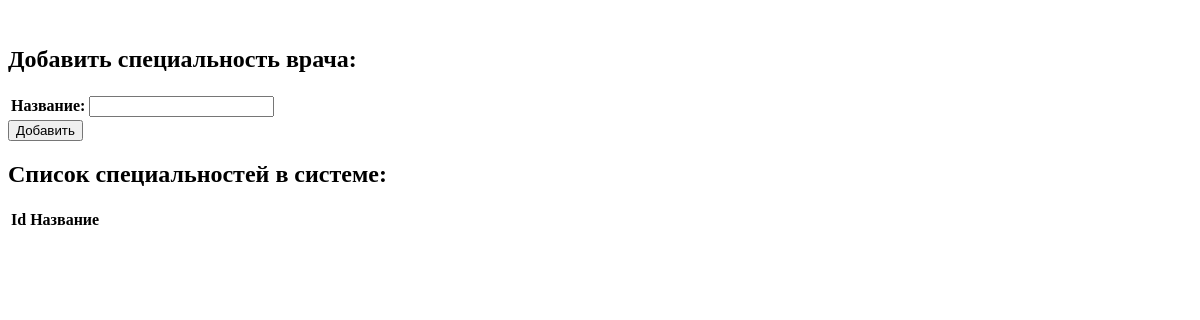
Before: /createSpecDoctor/ with the older database file.
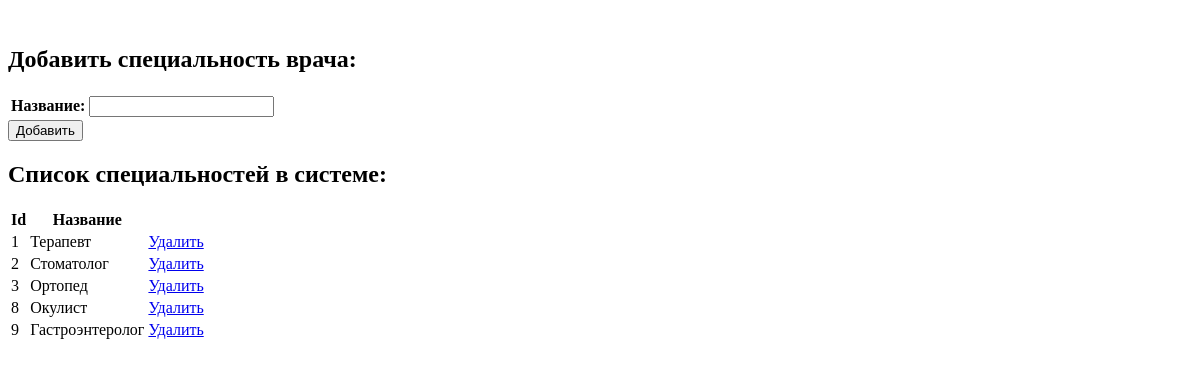
After: the same page with the newer database file.
### firstapp/models.py (models this page shows)
class SpecDoctor(models.Model):
    name = models.CharField(max_length=50)

### firstapp/views.py (the view)
# urls.py: path('createSpecDoctor/', views.createSpecDoctor),
def createSpecDoctor(request):
    if request.method == "POST":
        newSpecDoctor = SpecDoctor()
        newSpecDoctor.name = request.POST.get("name")
        newSpecDoctor.save()
    specDoctors = SpecDoctor.objects.all()
    data = {"form": SpecDoctorForm(), "specDoctors": specDoctors }
    return render(request, "createSpecDoctor.html", context=data)

### firstapp/forms.py
class SpecDoctorForm(forms.Form):
    name = forms.CharField(label="Название",max_length=50)

### templates/createSpecDoctor.html (shortened to what this page needs)
﻿<!DOCTYPE html>
<html lang="en" xmlns="http://www.w3.org/1999/xhtml">
<head>
</head>
<body>
    <h2>Добавить специальность врача:</h2>
    <form method="POST">
        <table>
            {{ form }}
        </table>
        <input type="submit" value="Добавить">
    </form>
    <h2>Список специальностей в системе:</h2>
    <table>
        <tr><th>Id</th><th>Название</th></tr>
        {% for specDoctor in specDoctors %}
        <tr>
            <td>{{ specDoctor.id }}</td>
            <td>{{ specDoctor.name }}</td>
            <td><a href="../delSpecDoctor/{{specDoctor.id}}">Удалить</a></td>
        </tr>
        {% endfor %}
    </table>
</body>
</html>

Changed rows visible on the page:
added SpecDoctor: id "1", name "Терапевт"
added SpecDoctor: id "2", name "Стоматолог"
added SpecDoctor: id "3", name "Ортопед"
added SpecDoctor: id "8", name "Окулист"
added SpecDoctor: id "9", name "Гастроэнтеролог"
